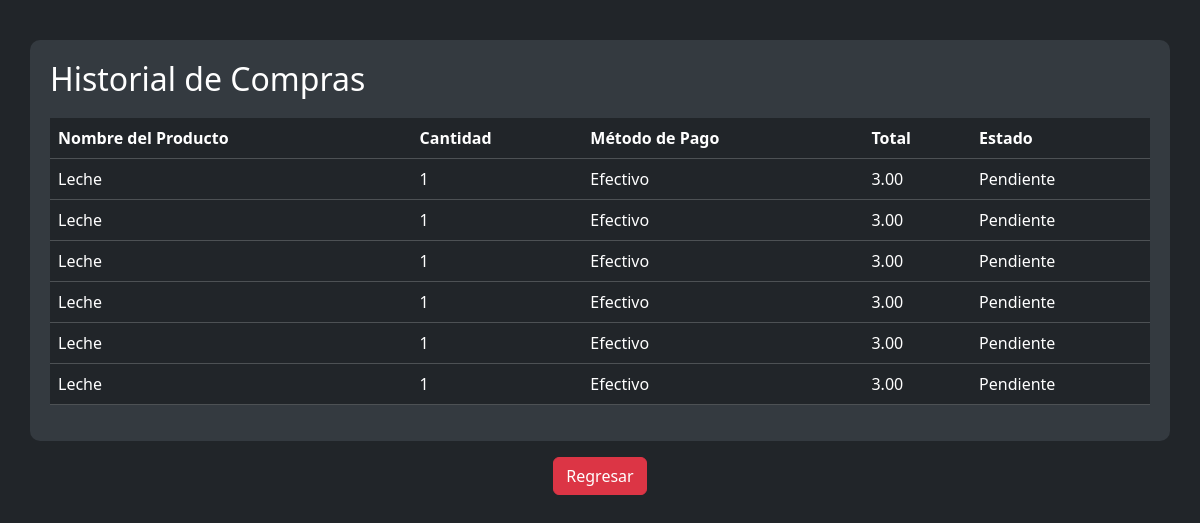
The page /compradosuser.php (signed in) on the database its author committed.
### tables this page shows
CREATE TABLE `historial_ventas` (
  `ID` int(11) NOT NULL,
  `id_usuario` int(11) NOT NULL,
  `Metodo_pago` varchar(50) DEFAULT NULL,
  `Cantidad` int(11) DEFAULT NULL,
  `Fecha` timestamp NULL DEFAULT current_timestamp(),
  `Estado` varchar(20) NOT NULL DEFAULT 'Pendiente',
  `IDP` int(11) NOT NULL,
  `Total` decimal(10,2) NOT NULL
);

CREATE TABLE `productos` (
  `IDP` int(11) NOT NULL,
  `Nombre` varchar(255) NOT NULL,
  `Precio` decimal(10,2) NOT NULL,
  `Categoria` varchar(255) DEFAULT NULL,
  `Cantidad` int(11) DEFAULT NULL,
  `Descripcion` text DEFAULT NULL,
  `Foto` varchar(255) DEFAULT NULL,
  `Estado` varchar(20) NOT NULL DEFAULT 'Pendiente',
  `fecha_de_entrega` timestamp NOT NULL DEFAULT current_timestamp()
);

### compradosuser.php (the view, shortened to what this page needs)
<?php
include_once 'conexion.php';
$usuario_id = $_SESSION['usuario_id'];
$query = "SELECT hv.ID, p.Nombre as NombreProducto, hv.Cantidad, hv.Metodo_pago, hv.Total, hv.Estado
          FROM historial_ventas hv
          INNER JOIN productos p ON hv.IDP = p.IDP
          WHERE hv.id_usuario = :usuario_id AND hv.Estado = 'Pendiente'";
$statement = $con->prepare($query);
$statement->bindParam(':usuario_id', $usuario_id);
$statement->execute();
$historial_ventas = $statement->fetchAll(PDO::FETCH_ASSOC);
?>
<!DOCTYPE html>
<html lang="en">
<head>
    <link rel="stylesheet" href="CSS/bootstrap.css">
    <link rel="stylesheet" href="CSS/alerta.css">
</head>
<body>
    <div class="container">
        <h2>Historial de Compras</h2>
        <table class="table table-dark">
            <thead>
                <tr>
                    <th scope="col">Nombre del Producto</th>
                    <th scope="col">Cantidad</th>
                    <th scope="col">Método de Pago</th>
                    <th scope="col">Total</th>
                    <th scope="col">Estado</th>
                </tr>
            </thead>
            <tbody>
                <?php foreach ($historial_ventas as $venta): ?>
                    <tr>
                        <td><?= htmlspecialchars($venta['NombreProducto']) ?></td>
                        <td><?= htmlspecialchars($venta['Cantidad']) ?></td>
                        <td><?= htmlspecialchars($venta['Metodo_pago']) ?></td>
                        <td><?= htmlspecialchars($venta['Total']) ?></td>
                        <td><?= htmlspecialchars($venta['Estado']) ?></td>
                    </tr>
                <?php endforeach; ?>
            </tbody>
        </table>
    </div>
        <div class="row mt-3">
        <div class="col-12 text-center">
            <a href="index.php" class="btn btn-danger">Regresar</a>
        </div>
    </div>
</body>
</html>

### compradosuser.php (style rules this page uses)
body { background-color: #212529; color: #ffffff; padding-top: 20px; }
.container { background-color: #343a40; color: #ffffff; padding: 20px; border-radius: 10px; margin-top: 20px; }
.table-dark { background-color: #343a40; color: #ffffff; border-radius: 10px; margin-top: 20px; }
.btn-danger { background-color: #dc3545; border-color: #dc3545; }

### rows shown on the page
historial_ventas: IDP.Nombre "Leche", Cantidad "1", Metodo_pago "Efectivo", Total "3.00", Estado "Pendiente"
historial_ventas: IDP.Nombre "Leche", Cantidad "1", Metodo_pago "Efectivo", Total "3.00", Estado "Pendiente"
historial_ventas: IDP.Nombre "Leche", Cantidad "1", Metodo_pago "Efectivo", Total "3.00", Estado "Pendiente"
historial_ventas: IDP.Nombre "Leche", Cantidad "1", Metodo_pago "Efectivo", Total "3.00", Estado "Pendiente"
historial_ventas: IDP.Nombre "Leche", Cantidad "1", Metodo_pago "Efectivo", Total "3.00", Estado "Pendiente"
historial_ventas: IDP.Nombre "Leche", Cantidad "1", Metodo_pago "Efectivo", Total "3.00", Estado "Pendiente"
